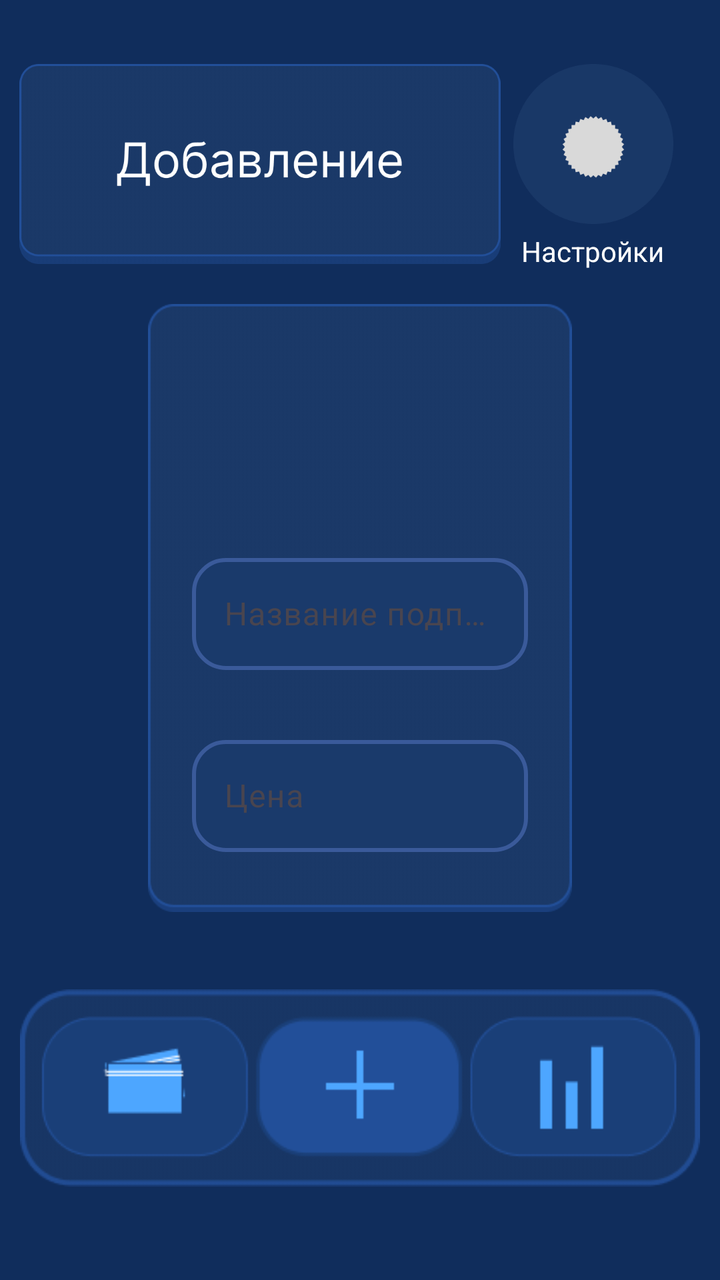
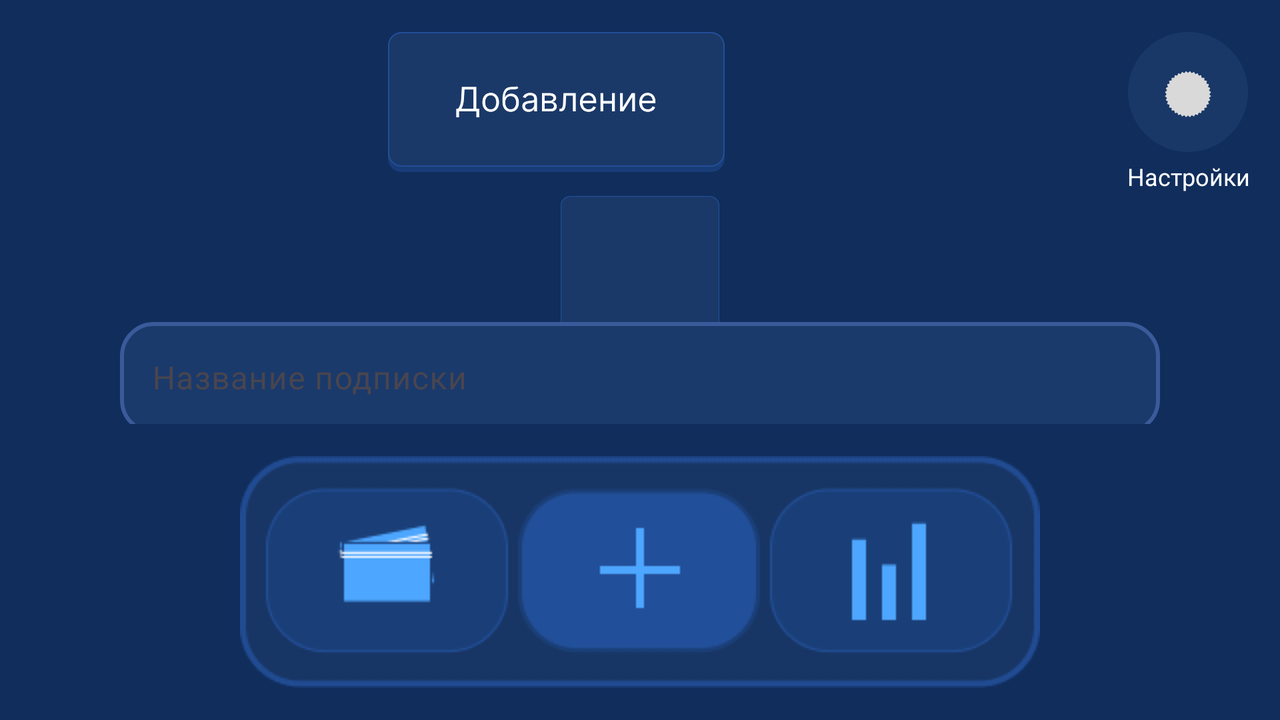

Compare how this app lays out the same screen by default and in its alternative resource folder. The renders come first, then the two layout files and the values they reference.
<!-- AndroidManifest.xml: application theme Theme.Proekt -->
<!-- res/layout/add_sub.xml -->
<?xml version="1.0" encoding="utf-8"?>
<androidx.constraintlayout.widget.ConstraintLayout xmlns:android="http://schemas.android.com/apk/res/android"
    xmlns:app="http://schemas.android.com/apk/res-auto"
    xmlns:tools="http://schemas.android.com/tools"
    android:id="@+id/main"
    android:layout_width="match_parent"
    android:layout_height="match_parent"
    tools:context=".AddActivity"
    android:background="@color/backgr">

    

    
    <ImageView
        android:id="@+id/imageView7"
        android:layout_width="250dp"
        android:layout_height="100dp"
        android:layout_marginStart="50dp"
        android:layout_marginTop="32dp"
        android:layout_marginEnd="150dp"
        app:layout_constraintEnd_toEndOf="parent"
        app:layout_constraintStart_toStartOf="parent"
        app:layout_constraintTop_toTopOf="parent"
        app:srcCompat="@drawable/headdobaw" />

    <TextView
        android:id="@+id/setings"
        android:layout_width="wrap_content"
        android:layout_height="wrap_content"
        android:layout_marginTop="4dp"
        android:text="Настройки"
        android:textColor="@color/white"
        app:layout_constraintEnd_toEndOf="@+id/settingsbutt"
        app:layout_constraintHorizontal_bias="0.444"
        app:layout_constraintStart_toStartOf="@+id/settingsbutt"
        app:layout_constraintTop_toBottomOf="@+id/settingsbutt" />

    <com.google.android.material.imageview.ShapeableImageView
        android:id="@+id/settingsbutt"
        android:layout_width="80dp"
        android:layout_height="80dp"
        android:layout_marginTop="32dp"
        android:layout_marginEnd="20dp"
        app:layout_constraintEnd_toEndOf="parent"
        app:layout_constraintHorizontal_bias="0.314"
        app:layout_constraintStart_toEndOf="@+id/imageView7"
        app:layout_constraintTop_toTopOf="parent"
        app:srcCompat="@drawable/setings" />

    
    <ImageView
        android:id="@+id/imageView20"
        android:layout_width="0dp"
        android:layout_height="wrap_content"
        android:layout_marginStart="@dimen/bottom_bar_margin_horizontal"
        android:layout_marginEnd="@dimen/bottom_bar_margin_horizontal"
        android:layout_marginBottom="@dimen/bottom_bar_margin_bottom"
        android:minHeight="80dp"
        app:layout_constraintBottom_toBottomOf="parent"
        app:layout_constraintEnd_toEndOf="parent"
        app:layout_constraintStart_toStartOf="parent"
        app:srcCompat="@drawable/newbarplus" />

    <Button
        android:id="@+id/sub_button"
        android:layout_width="0dp"
        android:layout_height="0dp"
        android:layout_marginStart="8dp"
        android:layout_marginEnd="8dp"
        android:background="#00FFFFFF"
        app:layout_constraintBottom_toBottomOf="@+id/imageView20"
        app:layout_constraintEnd_toStartOf="@+id/guideline_vertical"
        app:layout_constraintStart_toStartOf="@+id/imageView20"
        app:layout_constraintTop_toTopOf="@+id/imageView20" />

    <androidx.constraintlayout.widget.Guideline
        android:id="@+id/guideline_vertical"
        android:layout_width="wrap_content"
        android:layout_height="wrap_content"
        android:orientation="vertical"
        app:layout_constraintGuide_percent="0.5" />

    <Button
        android:id="@+id/Analit_button"
        android:layout_width="0dp"
        android:layout_height="0dp"
        android:layout_marginStart="8dp"
        android:layout_marginEnd="8dp"
        android:background="#00FFFFFF"
        app:layout_constraintBottom_toBottomOf="@+id/imageView20"
        app:layout_constraintEnd_toEndOf="@+id/imageView20"
        app:layout_constraintStart_toEndOf="@+id/guideline_vertical"
        app:layout_constraintTop_toTopOf="@+id/imageView20" />


    <ImageView
        android:id="@+id/imageView"
        android:layout_width="0dp"
        android:layout_height="0dp"
        android:layout_marginStart="@dimen/image_container_margin"
        android:layout_marginTop="@dimen/image_container_margin_top"
        android:layout_marginEnd="@dimen/image_container_margin"
        android:layout_marginBottom="@dimen/image_container_margin_bottom"
        app:layout_constraintBottom_toTopOf="@+id/imageView20"
        app:layout_constraintEnd_toEndOf="parent"
        app:layout_constraintStart_toStartOf="parent"
        app:layout_constraintTop_toBottomOf="@+id/imageView7"
        app:srcCompat="@drawable/desk_small" />

    
    <androidx.core.widget.NestedScrollView
        android:id="@+id/scrollView"
        android:layout_width="0dp"
        android:layout_height="0dp"
        android:fillViewport="true"
        android:scrollbars="none"
        app:layout_constraintBottom_toBottomOf="@+id/imageView"
        app:layout_constraintEnd_toEndOf="@+id/imageView"
        app:layout_constraintStart_toStartOf="@+id/imageView"
        app:layout_constraintTop_toTopOf="@+id/imageView">

    <androidx.constraintlayout.widget.ConstraintLayout
        android:id="@+id/formContainer"
        android:layout_width="match_parent"
        android:layout_height="wrap_content"
        android:layout_marginStart="@dimen/form_margin_horizontal"
        android:layout_marginTop="@dimen/form_margin_top"
        android:layout_marginEnd="@dimen/form_margin_horizontal"
        android:layout_marginBottom="@dimen/form_margin_bottom"
        android:minHeight="400dp"
        android:padding="@dimen/form_padding">

        
        <com.google.android.material.textfield.TextInputLayout
            android:id="@+id/textInputLayoutService"
            android:layout_width="match_parent"
            android:layout_height="wrap_content"
            android:hint="Название подписки"
            app:hintTextColor="@color/white"
            app:boxBackgroundMode="none"
            app:boxStrokeColor="@color/white"
            app:boxStrokeWidth="0dp"
            app:boxCornerRadiusTopStart="16dp"
            app:boxCornerRadiusTopEnd="16dp"
            app:boxCornerRadiusBottomStart="16dp"
            app:boxCornerRadiusBottomEnd="16dp"
            app:layout_constraintEnd_toEndOf="parent"
            app:layout_constraintStart_toStartOf="parent"
            app:layout_constraintTop_toTopOf="parent">

            <com.google.android.material.textfield.TextInputEditText
                android:id="@+id/editServiceName"
                android:layout_width="match_parent"
                android:layout_height="wrap_content"
                android:background="@drawable/edit_text_selector"
                android:textColor="@color/white"
                android:textColorHint="#B0B0B0"
                android:textSize="16sp"
                android:paddingStart="16dp"
                android:paddingEnd="16dp"
                android:paddingTop="16dp"
                android:paddingBottom="16dp"
                android:minHeight="56dp" />

        </com.google.android.material.textfield.TextInputLayout>

        
        <com.google.android.material.textfield.TextInputLayout
            android:id="@+id/textInputLayoutCost"
            android:layout_width="match_parent"
            android:layout_height="wrap_content"
            android:layout_marginTop="@dimen/field_spacing"
            android:hint="Цена"
            app:hintTextColor="@color/white"
            app:boxBackgroundMode="none"
            app:boxStrokeColor="@color/white"
            app:boxStrokeWidth="0dp"
            app:boxCornerRadiusTopStart="16dp"
            app:boxCornerRadiusTopEnd="16dp"
            app:boxCornerRadiusBottomStart="16dp"
            app:boxCornerRadiusBottomEnd="16dp"
            app:layout_constraintEnd_toEndOf="parent"
            app:layout_constraintStart_toStartOf="parent"
            app:layout_constraintTop_toBottomOf="@+id/textInputLayoutService">

            <com.google.android.material.textfield.TextInputEditText
                android:id="@+id/editCost"
                android:layout_width="match_parent"
                android:layout_height="wrap_content"
                android:background="@drawable/edit_text_selector"
                android:inputType="numberDecimal"
                android:textColor="@color/white"
                android:textColorHint="#B0B0B0"
                android:textSize="16sp"
                android:paddingStart="16dp"
                android:paddingEnd="16dp"
                android:paddingTop="16dp"
                android:paddingBottom="16dp"
                android:minHeight="56dp" />

        </com.google.android.material.textfield.TextInputLayout>

        <com.google.android.material.textfield.TextInputLayout
            android:id="@+id/textInputLayoutFrequency"
            android:layout_width="match_parent"
            android:layout_height="wrap_content"
            android:layout_marginTop="@dimen/field_spacing"
            android:hint="Периодичность"
            app:hintTextColor="@color/white"
            app:boxBackgroundMode="none"
            app:boxStrokeColor="@color/white"
            app:boxStrokeWidth="0dp"
            app:boxCornerRadiusTopStart="16dp"
            app:boxCornerRadiusTopEnd="16dp"
            app:boxCornerRadiusBottomStart="16dp"
            app:boxCornerRadiusBottomEnd="16dp"
            app:layout_constraintEnd_toEndOf="parent"
            app:layout_constraintStart_toStartOf="parent"
            app:layout_constraintTop_toBottomOf="@+id/textInputLayoutCost">

            <com.google.android.material.textfield.TextInputEditText
                android:id="@+id/frequencyEditText"
                android:layout_width="match_parent"
                android:layout_height="wrap_content"
                android:background="@drawable/edit_text_selector"
                android:textColor="@color/white"
                android:textColorHint="#B0B0B0"
                android:textSize="16sp"
                android:paddingStart="16dp"
                android:paddingEnd="16dp"
                android:paddingTop="16dp"
                android:paddingBottom="16dp"
                android:minHeight="56dp"
                android:hint="Например, MONTHLY" />

        </com.google.android.material.textfield.TextInputLayout>

        
        <com.google.android.material.textfield.TextInputLayout
            android:id="@+id/textInputLayoutDate"
            android:layout_width="match_parent"
            android:layout_height="wrap_content"
            android:layout_marginTop="@dimen/field_spacing"
            android:hint="Дата следующего списания"
            app:hintTextColor="@color/white"
            app:boxBackgroundMode="none"
            app:boxStrokeColor="@color/white"
            app:boxStrokeWidth="0dp"
            app:boxCornerRadiusTopStart="16dp"
            app:boxCornerRadiusTopEnd="16dp"
            app:boxCornerRadiusBottomStart="16dp"
            app:boxCornerRadiusBottomEnd="16dp"
            app:layout_constraintEnd_toEndOf="parent"
            app:layout_constraintStart_toStartOf="parent"
            app:layout_constraintTop_toBottomOf="@+id/textInputLayoutFrequency">

            <com.google.android.material.textfield.TextInputEditText
                android:id="@+id/editDate"
                android:layout_width="match_parent"
                android:layout_height="wrap_content"
                android:background="@drawable/edit_text_selector"
                android:focusable="false"
                android:clickable="true"
                android:textColor="@color/white"
                android:textColorHint="#B0B0B0"
                android:textSize="16sp"
                android:paddingStart="16dp"
                android:paddingEnd="16dp"
                android:paddingTop="16dp"
                android:paddingBottom="16dp"
                android:minHeight="56dp" />

        </com.google.android.material.textfield.TextInputLayout>

        <com.google.android.material.imageview.ShapeableImageView
            android:id="@+id/save_button"
            android:layout_width="0dp"
            android:layout_height="wrap_content"
            android:layout_gravity="center"
            android:layout_marginTop="@dimen/field_spacing"
            android:layout_marginBottom="@dimen/field_spacing"
            android:adjustViewBounds="true"
            android:maxWidth="300dp"
            android:scaleType="fitCenter"
            app:layout_constraintBottom_toBottomOf="parent"
            app:layout_constraintEnd_toEndOf="parent"
            app:layout_constraintStart_toStartOf="parent"
            app:layout_constraintTop_toBottomOf="@+id/activeCheckBox"
            app:srcCompat="@drawable/savebuttonpng" />

        <CheckBox
            android:id="@+id/activeCheckBox"
            android:layout_width="wrap_content"
            android:layout_height="wrap_content"
            android:layout_marginTop="@dimen/field_spacing"
            android:text="Активная подписка"
            android:textColor="@color/white"
            app:layout_constraintStart_toStartOf="parent"
            app:layout_constraintTop_toBottomOf="@+id/textInputLayoutDate" />


    </androidx.constraintlayout.widget.ConstraintLayout>
    
    </androidx.core.widget.NestedScrollView>



</androidx.constraintlayout.widget.ConstraintLayout>
<!-- resources referenced by this layout -->
<resources>
  <color name="backgr">#102D5C</color>
  <color name="white">#FFFFFFFF</color>
  <dimen name="bottom_bar_margin_bottom">38dp</dimen>
  <dimen name="bottom_bar_margin_horizontal">10dp</dimen>
  <dimen name="field_spacing">24dp</dimen>
  <dimen name="form_margin_bottom">20dp</dimen>
  <dimen name="form_margin_horizontal">50dp</dimen>
  <dimen name="form_margin_top">100dp</dimen>
  <dimen name="form_padding">16dp</dimen>
  <dimen name="image_container_margin">30dp</dimen>
  <dimen name="image_container_margin_bottom">30dp</dimen>
  <dimen name="image_container_margin_top">20dp</dimen>
  <!-- drawable desk_small: png bitmap (drawable, 3699 bytes) -->
  <!-- drawable edit_text_selector (drawable) -->
  <?xml version="1.0" encoding="utf-8"?>
  <selector xmlns:android="http://schemas.android.com/apk/res/android">
      <item android:state_focused="true" android:drawable="@drawable/edit_text_background_focused" />
      <item android:drawable="@drawable/edit_text_background" />
  </selector>
  <!-- drawable headdobaw: png bitmap (drawable, 16463 bytes) -->
  <!-- drawable newbarplus: png bitmap (drawable, 6677 bytes) -->
  <!-- drawable savebuttonpng: png bitmap (drawable, 4272 bytes) -->
  <!-- drawable setings: png bitmap (drawable, 9195 bytes) -->
  <style name="Theme.Proekt" parent="Base.Theme.Proekt" />
  <!-- drawable edit_text_background_focused (drawable) -->
  <?xml version="1.0" encoding="utf-8"?>
  <shape xmlns:android="http://schemas.android.com/apk/res/android"
      android:shape="rectangle">
      <solid android:color="#1A3A6B" />
      <corners android:radius="16dp" />
      <stroke 
          android:width="2dp" 
          android:color="#5A8AE0" />
  </shape>
  <!-- drawable edit_text_background (drawable) -->
  <?xml version="1.0" encoding="utf-8"?>
  <shape xmlns:android="http://schemas.android.com/apk/res/android"
      android:shape="rectangle">
      <solid android:color="#1A3A6B" />
      <corners android:radius="16dp" />
      <stroke 
          android:width="2dp" 
          android:color="#3A5A9A" />
  </shape>
  <style name="Base.Theme.Proekt" parent="Theme.Material3.DayNight.NoActionBar">
          
          
          
          
          <item name="android:navigationBarColor">@android:color/transparent</item>
          <item name="android:windowTranslucentNavigation">true</item>
          <item name="android:enforceNavigationBarContrast" tools:targetApi="q">false</item>
          <item name="android:windowLightNavigationBar" tools:targetApi="o_mr1">false</item>
      </style>
</resources>
<!-- res/layout-land/add_sub.xml (the repository's variant of the layout above) -->
<!-- drawn on the phone turned sideways -->
<?xml version="1.0" encoding="utf-8"?>
<androidx.constraintlayout.widget.ConstraintLayout xmlns:android="http://schemas.android.com/apk/res/android"
    xmlns:app="http://schemas.android.com/apk/res-auto"
    xmlns:tools="http://schemas.android.com/tools"
    android:id="@+id/main"
    android:layout_width="match_parent"
    android:layout_height="match_parent"
    tools:context=".AddActivity"
    android:background="@color/backgr">

    
    <ImageView
        android:id="@+id/imageView7"
        android:layout_width="@dimen/header_width"
        android:layout_height="@dimen/header_height"
        android:layout_marginStart="@dimen/header_margin_start"
        android:layout_marginTop="@dimen/header_margin_top"
        android:maxWidth="250dp"
        android:adjustViewBounds="true"
        android:scaleType="fitStart"
        app:layout_constraintEnd_toStartOf="@+id/settingsbutt"
        app:layout_constraintStart_toStartOf="parent"
        app:layout_constraintTop_toTopOf="parent"
        app:srcCompat="@drawable/headdobaw" />

    
    <TextView
        android:id="@+id/setings"
        android:layout_width="wrap_content"
        android:layout_height="wrap_content"
        android:layout_marginTop="4dp"
        android:text="Настройки"
        android:textColor="@color/white"
        android:textSize="12sp"
        app:layout_constraintEnd_toEndOf="@+id/settingsbutt"
        app:layout_constraintHorizontal_bias="0.444"
        app:layout_constraintStart_toStartOf="@+id/settingsbutt"
        app:layout_constraintTop_toBottomOf="@+id/settingsbutt" />

    <com.google.android.material.imageview.ShapeableImageView
        android:id="@+id/settingsbutt"
        android:layout_width="@dimen/settings_button_size"
        android:layout_height="@dimen/settings_button_size"
        android:layout_marginTop="@dimen/header_margin_top"
        android:layout_marginEnd="@dimen/settings_button_margin_end"
        app:layout_constraintEnd_toEndOf="parent"
        app:layout_constraintTop_toTopOf="parent"
        app:srcCompat="@drawable/setings" />

    
    <ImageView
        android:id="@+id/imageView20"
        android:layout_width="0dp"
        android:layout_height="wrap_content"
        android:layout_marginStart="@dimen/bottom_bar_margin_horizontal"
        android:layout_marginEnd="@dimen/bottom_bar_margin_horizontal"
        android:layout_marginBottom="@dimen/bottom_bar_margin_bottom"
        android:minHeight="70dp"
        app:layout_constraintBottom_toBottomOf="parent"
        app:layout_constraintEnd_toEndOf="parent"
        app:layout_constraintStart_toStartOf="parent"
        app:srcCompat="@drawable/newbarplus" />

    <Button
        android:id="@+id/sub_button"
        android:layout_width="0dp"
        android:layout_height="0dp"
        android:layout_marginStart="8dp"
        android:layout_marginEnd="8dp"
        android:background="#00FFFFFF"
        app:layout_constraintBottom_toBottomOf="@+id/imageView20"
        app:layout_constraintEnd_toStartOf="@+id/guideline_vertical"
        app:layout_constraintStart_toStartOf="@+id/imageView20"
        app:layout_constraintTop_toTopOf="@+id/imageView20" />

    <androidx.constraintlayout.widget.Guideline
        android:id="@+id/guideline_vertical"
        android:layout_width="wrap_content"
        android:layout_height="wrap_content"
        android:orientation="vertical"
        app:layout_constraintGuide_percent="0.5" />

    <Button
        android:id="@+id/Analit_button"
        android:layout_width="0dp"
        android:layout_height="0dp"
        android:layout_marginStart="8dp"
        android:layout_marginEnd="8dp"
        android:background="#00FFFFFF"
        app:layout_constraintBottom_toBottomOf="@+id/imageView20"
        app:layout_constraintEnd_toEndOf="@+id/imageView20"
        app:layout_constraintStart_toEndOf="@+id/guideline_vertical"
        app:layout_constraintTop_toTopOf="@+id/imageView20" />

    <ImageView
        android:id="@+id/imageView"
        android:layout_width="0dp"
        android:layout_height="0dp"
        android:layout_marginStart="@dimen/image_container_margin"
        android:layout_marginTop="@dimen/image_container_margin_top"
        android:layout_marginEnd="@dimen/image_container_margin"
        android:layout_marginBottom="@dimen/image_container_margin_bottom"
        app:layout_constraintBottom_toTopOf="@+id/imageView20"
        app:layout_constraintEnd_toEndOf="parent"
        app:layout_constraintStart_toStartOf="parent"
        app:layout_constraintTop_toBottomOf="@+id/imageView7"
        app:srcCompat="@drawable/desk_small" />

    
    <androidx.core.widget.NestedScrollView
        android:id="@+id/scrollView"
        android:layout_width="0dp"
        android:layout_height="0dp"
        android:fillViewport="true"
        android:scrollbars="none"
        app:layout_constraintBottom_toBottomOf="@+id/imageView"
        app:layout_constraintEnd_toEndOf="@+id/imageView"
        app:layout_constraintStart_toStartOf="@+id/imageView"
        app:layout_constraintTop_toTopOf="@+id/imageView">

        <androidx.constraintlayout.widget.ConstraintLayout
            android:id="@+id/formContainer"
            android:layout_width="match_parent"
            android:layout_height="wrap_content"
            android:layout_marginStart="@dimen/form_margin_horizontal"
            android:layout_marginTop="@dimen/form_margin_top"
            android:layout_marginEnd="@dimen/form_margin_horizontal"
            android:layout_marginBottom="@dimen/form_margin_bottom"
            android:minHeight="300dp"
            android:padding="@dimen/form_padding">

            
            <com.google.android.material.textfield.TextInputLayout
                android:id="@+id/textInputLayoutService"
                android:layout_width="match_parent"
                android:layout_height="wrap_content"
                android:hint="Название подписки"
                app:hintTextColor="@color/white"
                app:boxBackgroundMode="none"
                app:boxStrokeColor="@color/white"
                app:boxStrokeWidth="0dp"
                app:boxCornerRadiusTopStart="16dp"
                app:boxCornerRadiusTopEnd="16dp"
                app:boxCornerRadiusBottomStart="16dp"
                app:boxCornerRadiusBottomEnd="16dp"
                app:layout_constraintEnd_toEndOf="parent"
                app:layout_constraintStart_toStartOf="parent"
                app:layout_constraintTop_toTopOf="parent">

                <com.google.android.material.textfield.TextInputEditText
                    android:id="@+id/editServiceName"
                    android:layout_width="match_parent"
                    android:layout_height="wrap_content"
                    android:background="@drawable/edit_text_selector"
                    android:textColor="@color/white"
                    android:textColorHint="#B0B0B0"
                    android:textSize="16sp"
                    android:paddingStart="16dp"
                    android:paddingEnd="16dp"
                    android:paddingTop="16dp"
                    android:paddingBottom="16dp"
                    android:minHeight="56dp" />

            </com.google.android.material.textfield.TextInputLayout>

            
            <com.google.android.material.textfield.TextInputLayout
                android:id="@+id/textInputLayoutCost"
                android:layout_width="match_parent"
                android:layout_height="wrap_content"
                android:layout_marginTop="@dimen/field_spacing"
                android:hint="Цена"
                app:hintTextColor="@color/white"
                app:boxBackgroundMode="none"
                app:boxStrokeColor="@color/white"
                app:boxStrokeWidth="0dp"
                app:boxCornerRadiusTopStart="16dp"
                app:boxCornerRadiusTopEnd="16dp"
                app:boxCornerRadiusBottomStart="16dp"
                app:boxCornerRadiusBottomEnd="16dp"
                app:layout_constraintEnd_toEndOf="parent"
                app:layout_constraintStart_toStartOf="parent"
                app:layout_constraintTop_toBottomOf="@+id/textInputLayoutService">

                <com.google.android.material.textfield.TextInputEditText
                    android:id="@+id/editCost"
                    android:layout_width="match_parent"
                    android:layout_height="wrap_content"
                    android:background="@drawable/edit_text_selector"
                    android:inputType="numberDecimal"
                    android:textColor="@color/white"
                    android:textColorHint="#B0B0B0"
                    android:textSize="16sp"
                    android:paddingStart="16dp"
                    android:paddingEnd="16dp"
                    android:paddingTop="16dp"
                    android:paddingBottom="16dp"
                    android:minHeight="56dp" />

            </com.google.android.material.textfield.TextInputLayout>

            
            <com.google.android.material.textfield.TextInputLayout
                android:id="@+id/textInputLayoutDate"
                android:layout_width="match_parent"
                android:layout_height="wrap_content"
                android:layout_marginTop="@dimen/field_spacing"
                android:hint="Дата следующего списания"
                app:hintTextColor="@color/white"
                app:boxBackgroundMode="none"
                app:boxStrokeColor="@color/white"
                app:boxStrokeWidth="0dp"
                app:boxCornerRadiusTopStart="16dp"
                app:boxCornerRadiusTopEnd="16dp"
                app:boxCornerRadiusBottomStart="16dp"
                app:boxCornerRadiusBottomEnd="16dp"
                app:layout_constraintEnd_toEndOf="parent"
                app:layout_constraintStart_toStartOf="parent"
                app:layout_constraintTop_toBottomOf="@+id/textInputLayoutCost">

                <com.google.android.material.textfield.TextInputEditText
                    android:id="@+id/editDate"
                    android:layout_width="match_parent"
                    android:layout_height="wrap_content"
                    android:background="@drawable/edit_text_selector"
                    android:focusable="false"
                    android:clickable="true"
                    android:textColor="@color/white"
                    android:textColorHint="#B0B0B0"
                    android:textSize="16sp"
                    android:paddingStart="16dp"
                    android:paddingEnd="16dp"
                    android:paddingTop="16dp"
                    android:paddingBottom="16dp"
                    android:minHeight="56dp" />

            </com.google.android.material.textfield.TextInputLayout>

            <com.google.android.material.imageview.ShapeableImageView
                android:id="@+id/save_button"
                android:layout_width="0dp"
                android:layout_height="wrap_content"
                android:layout_gravity="center"
                android:layout_marginTop="@dimen/field_spacing"
                android:layout_marginBottom="@dimen/field_spacing"
                android:adjustViewBounds="true"
                android:maxWidth="250dp"
                android:scaleType="fitCenter"
                app:layout_constraintBottom_toBottomOf="parent"
                app:layout_constraintEnd_toEndOf="parent"
                app:layout_constraintStart_toStartOf="parent"
                app:layout_constraintTop_toBottomOf="@+id/textInputLayoutDate"
                app:srcCompat="@drawable/savebuttonpng" />

        </androidx.constraintlayout.widget.ConstraintLayout>

    </androidx.core.widget.NestedScrollView>

</androidx.constraintlayout.widget.ConstraintLayout>
<!-- resources referenced by the variant -->
<!-- as the phone turned sideways resolves them -->
<resources>
  <color name="backgr">#102D5C</color>
  <color name="white">#FFFFFFFF</color>
  <!-- from res/values-land/ -->
  <dimen name="bottom_bar_margin_bottom">16dp</dimen>
  <!-- from res/values-land/ -->
  <dimen name="bottom_bar_margin_horizontal">8dp</dimen>
  <!-- from res/values-land/ -->
  <dimen name="field_spacing">16dp</dimen>
  <!-- from res/values-land/ -->
  <dimen name="form_margin_bottom">16dp</dimen>
  <!-- from res/values-land/ -->
  <dimen name="form_margin_horizontal">32dp</dimen>
  <!-- from res/values-land/ -->
  <dimen name="form_margin_top">40dp</dimen>
  <!-- from res/values-land/ -->
  <dimen name="form_padding">12dp</dimen>
  <!-- from res/values-land/ -->
  <dimen name="header_height">70dp</dimen>
  <!-- from res/values-land/ -->
  <dimen name="header_margin_start">24dp</dimen>
  <!-- from res/values-land/ -->
  <dimen name="header_margin_top">16dp</dimen>
  <!-- from res/values-land/ -->
  <dimen name="header_width">200dp</dimen>
  <!-- from res/values-land/ -->
  <dimen name="image_container_margin">16dp</dimen>
  <!-- from res/values-land/ -->
  <dimen name="image_container_margin_bottom">16dp</dimen>
  <!-- from res/values-land/ -->
  <dimen name="image_container_margin_top">12dp</dimen>
  <!-- from res/values-land/ -->
  <dimen name="settings_button_margin_end">16dp</dimen>
  <!-- from res/values-land/ -->
  <dimen name="settings_button_size">60dp</dimen>
  <!-- drawable desk_small: png bitmap (drawable, 3699 bytes) -->
  <!-- drawable edit_text_selector (drawable) -->
  <?xml version="1.0" encoding="utf-8"?>
  <selector xmlns:android="http://schemas.android.com/apk/res/android">
      <item android:state_focused="true" android:drawable="@drawable/edit_text_background_focused" />
      <item android:drawable="@drawable/edit_text_background" />
  </selector>
  <!-- drawable headdobaw: png bitmap (drawable, 16463 bytes) -->
  <!-- drawable newbarplus: png bitmap (drawable, 6677 bytes) -->
  <!-- drawable savebuttonpng: png bitmap (drawable, 4272 bytes) -->
  <!-- drawable setings: png bitmap (drawable, 9195 bytes) -->
  <style name="Theme.Proekt" parent="Base.Theme.Proekt" />
  <!-- drawable edit_text_background_focused (drawable) -->
  <?xml version="1.0" encoding="utf-8"?>
  <shape xmlns:android="http://schemas.android.com/apk/res/android"
      android:shape="rectangle">
      <solid android:color="#1A3A6B" />
      <corners android:radius="16dp" />
      <stroke 
          android:width="2dp" 
          android:color="#5A8AE0" />
  </shape>
  <!-- drawable edit_text_background (drawable) -->
  <?xml version="1.0" encoding="utf-8"?>
  <shape xmlns:android="http://schemas.android.com/apk/res/android"
      android:shape="rectangle">
      <solid android:color="#1A3A6B" />
      <corners android:radius="16dp" />
      <stroke 
          android:width="2dp" 
          android:color="#3A5A9A" />
  </shape>
  <style name="Base.Theme.Proekt" parent="Theme.Material3.DayNight.NoActionBar">
          
          
          
          
          <item name="android:navigationBarColor">@android:color/transparent</item>
          <item name="android:windowTranslucentNavigation">true</item>
          <item name="android:enforceNavigationBarContrast" tools:targetApi="q">false</item>
          <item name="android:windowLightNavigationBar" tools:targetApi="o_mr1">false</item>
      </style>
</resources>
